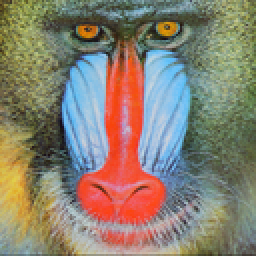
#> input picture ref/baboon.png, 128 x 128 px, shrunk from 512 x 512 before the run (shown 2 times larger); the run also reads 3 pictures not shown here
$ python demo_template.py
#> lines starting #> are read from the running program, lines starting #| are printed output that depends on the picture
### imgen.py
import math
from PIL import Image

def gridIter(xMax, yMax, xMin=0, yMin=0):
    for x in range(xMin, xMax):
        for y in range(yMin, yMax):
            yield (x,y)

def genImage(f, xSize, ySize, name, mode="RGBA", default=(0,0,0,0)):
    im = Image.new(mode, (xSize, ySize), default)
    px = im.load()

    for (x,y) in gridIter(xSize, ySize):
        px[x,y] = f(x,y)
    im.save(name)

# [19 lines left out: function conv, not called in this run]

def normConv(f, table):
    return conv(f, normalizeMatrix(table))

# [29 lines left out: functions zeroMatrix, normalizeMatrix, gaussianMatrix, not called in this run]

def gaussianBlur(f, size=1, variance=1):
    m = gaussianMatrix(size, variance)
    return normConv(f, m)

# [40 lines left out: functions boxBlur, pinStripe, offset, mul, diff, not called in this run]

def tex(fileName, mode=None, default=None):
    im = Image.open(fileName)
    if mode:
        im = im.convert(mode)

    px = im.load()

    if not default:
        default = tuple( [0]*len(px[0,0]) )

    def innerTex(x,y):
        try:
            return px[x,y]
        except IndexError:
            return default

    return innerTex

# [65 lines left out: functions constant, radialGradient, layer, mask, thresh, inv, not called in this run]

#def rotate(f, angle, origin=(0,0)):
#   pass

#def scale(f, s, origin(0,0)):
#   pass

#def threeDimensionalTransform(f, matrix):
#   pass

#def add(f, summand):
#   pass

#def sub(f, subtrahend):
#   pass

#def div(f, divisor):
#   pass

#def pow(f, exponent):
#   pass

#def linearTween(what?):
#   pass

#def sinTween(what?):
#   pass

#def linearGradient(p1, p2, c1, c2):
#   pass

#def noise(frequency, seed=None):
#   pass

### demoOp.py
from standard_images import *

"""
f takes in 2 strings, an input file name and an output file name
- f is expected to write to the output file name after performing some operation
  on the image from the input file
"""
def demoOp(f, operationSuffix, friendlyName):
#> called with operationSuffix = 'test', friendlyName = 'test function'
    OUT_DIR = "out"
    for filename in ref_image_list:
        print("Running %s on %s" % (friendlyName, filename))
        path = ref_image_dir + "/" + filename
        name, dot, filetype = filename.partition(".")
        outputPath = "%s/%s_%s.%s" % (OUT_DIR, name, operationSuffix, filetype)
        f(path, outputPath)
        print("Image output to %s" % outputPath)
#> this loop made 5 passes
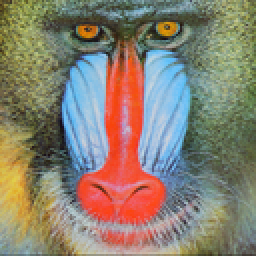
#> input picture ref/baboon.png, 128 x 128 px, shrunk from 512 x 512 before the run (shown 2 times larger)
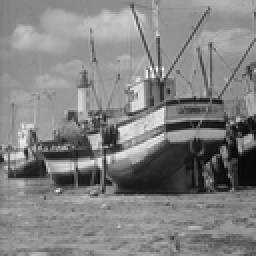
#> input picture ref/boat.png, 128 x 128 px, shrunk from 512 x 512 before the run (shown 2 times larger)

### demo_template.py
#!/usr/bin/env python3
from PIL import Image
from demoOp import demoOp
from imgen import *

def runOperationOnFile(inputFile, outputFile):
    width, height = Image.open(inputFile).size
    genImage( tex(inputFile, "RGB"), width, height, outputFile )

if __name__ == "__main__":
    demoOp(runOperationOnFile, "test", "test function")
